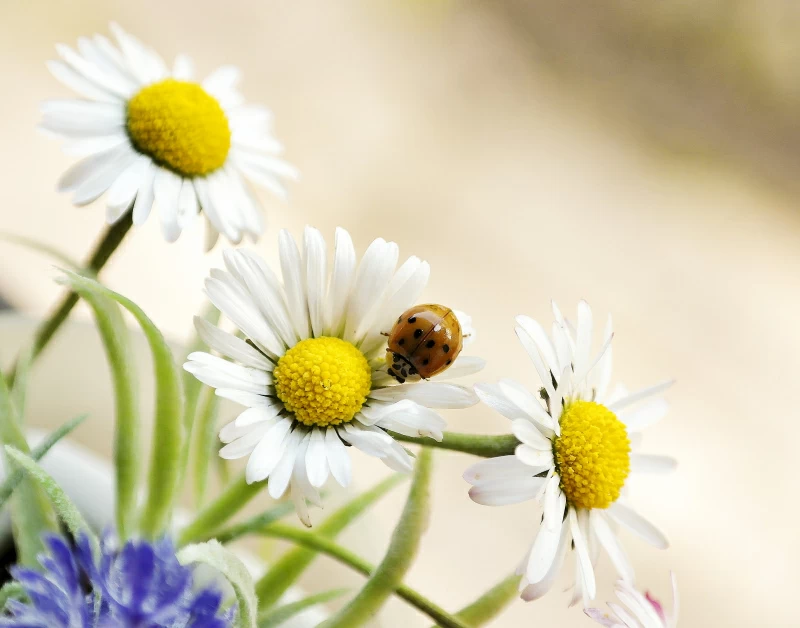
#> input picture Matematyka Konkretna/Task1/3.webp, 800 x 628 px
$ jupyter execute Task1.ipynb
#> lines starting #> are read from the running program, lines starting #| are printed output that depends on the picture
[cell 1]
import numpy as np
import matplotlib.pyplot as plt
import seaborn as sns
from PIL import Image
from skimage.color import rgb2gray

img = Image.open("3.webp").convert("RGB")
#> img is the input picture: PIL image 800x628 RGB; mean R, G, B 212.5, 205.4, 174.3
img_gray = rgb2gray(np.array(img))
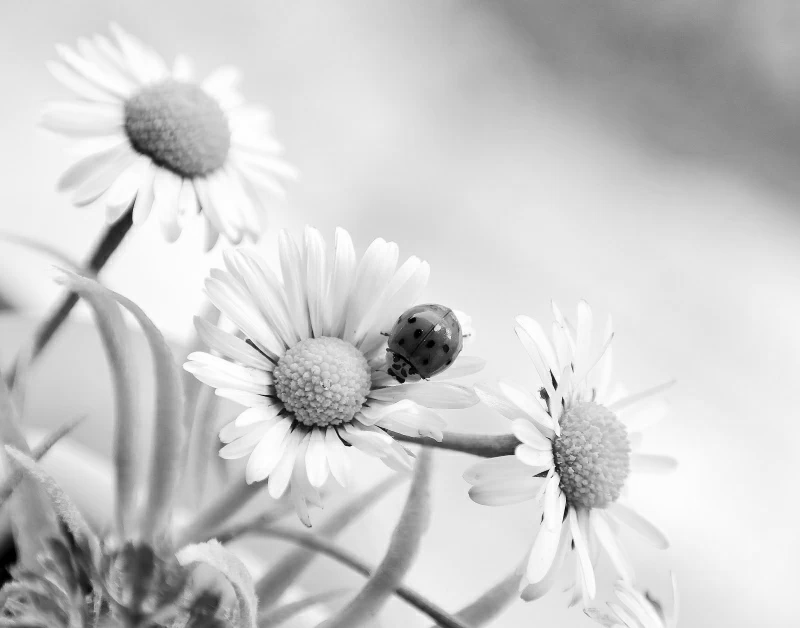
#> img_gray: shape (628, 800) float64; min 0, max 1, mean 0.803
plt.imshow(img_gray, cmap='gray')
plt.title("Obraz w skali szarości")
plt.axis("off")
plt.show()

U, S, VT = np.linalg.svd(img_gray, full_matrices=False)
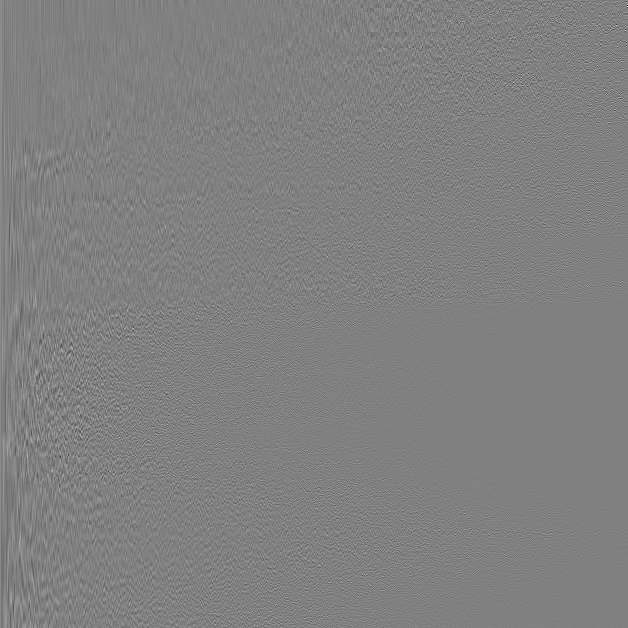
#> U: shape (628, 628) float64; min -0.548, max 0.537, mean 6.6e-05; drawn with min black and max white
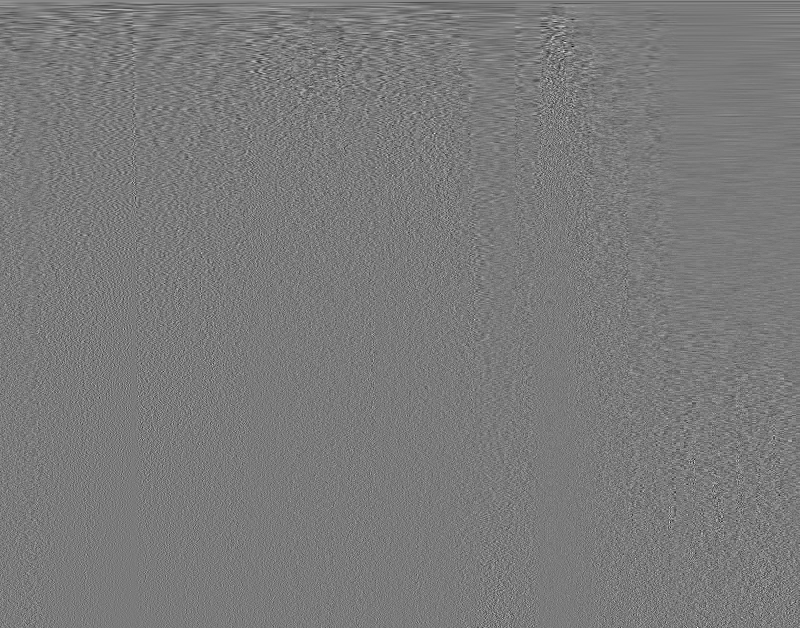
#> VT: shape (628, 800) float64; min -0.304, max 0.326, mean 5.43e-05; drawn with min black and max white
#> S = 628 values, max 570.7 at index 0, min 0.00415 at index 627, mean 2.04
Sigma = np.diag(S)

X = img_gray
correlation_rows = X @ X.T    # XX^T
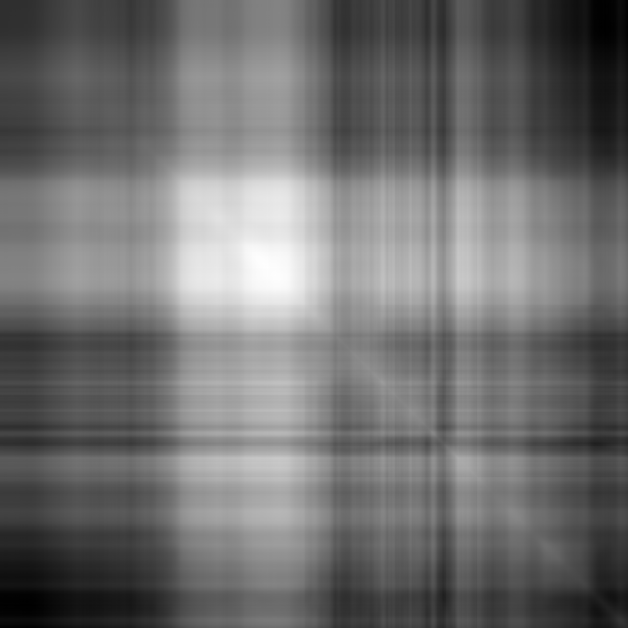
#> correlation_rows: shape (628, 628) float64; min 400.4, max 665.2, mean 516.3; drawn with min black and max white
correlation_cols = X.T @ X    # X^TX
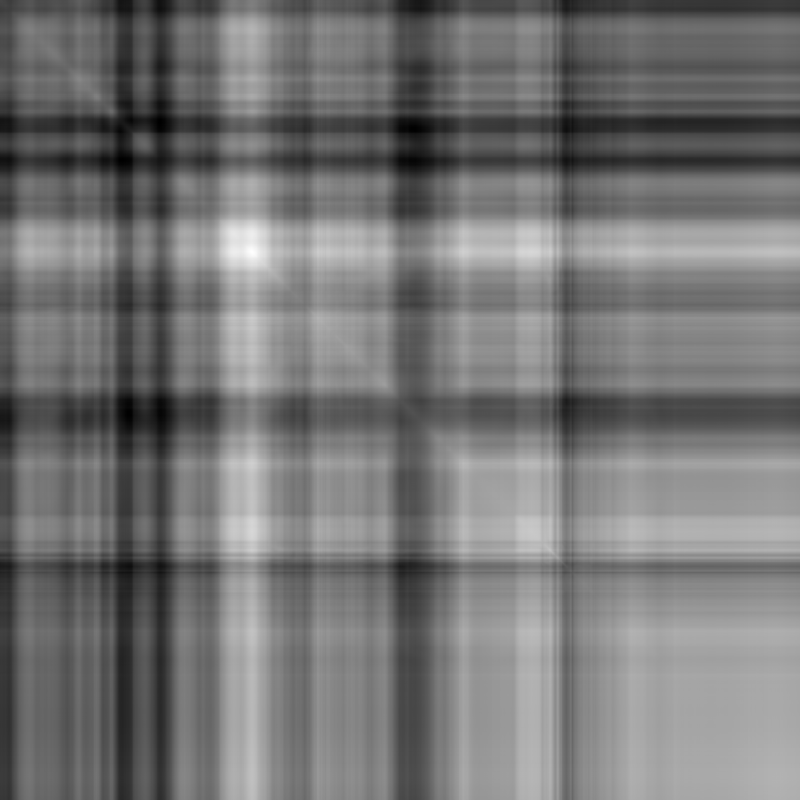
#> correlation_cols: shape (800, 800) float64; min 328.1, max 497.6, mean 406.4; drawn with min black and max white

print('\n')
plt.figure(figsize=(10, 6))
sns.heatmap(correlation_rows, cmap='viridis')
plt.title("Macierz korelacji wierszy (XXᵗ)")
plt.xlabel("Wiersze")
plt.ylabel("Wiersze")
plt.show()
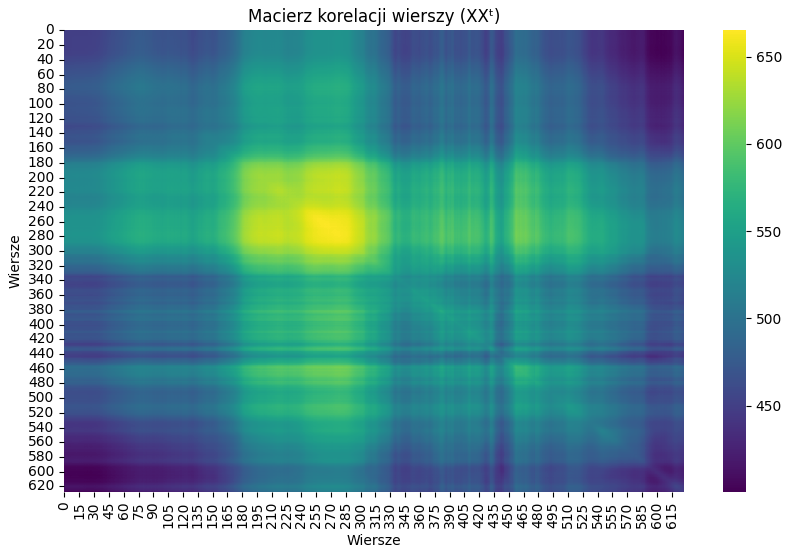
#> figure drawn by matplotlib, 2 panels
print('\n')
plt.figure(figsize=(10, 6))
sns.heatmap(correlation_cols, cmap='viridis')
plt.title("Macierz korelacji kolumn (XᵗX)")
plt.xlabel("Kolumny")
plt.ylabel("Kolumny")
plt.show()
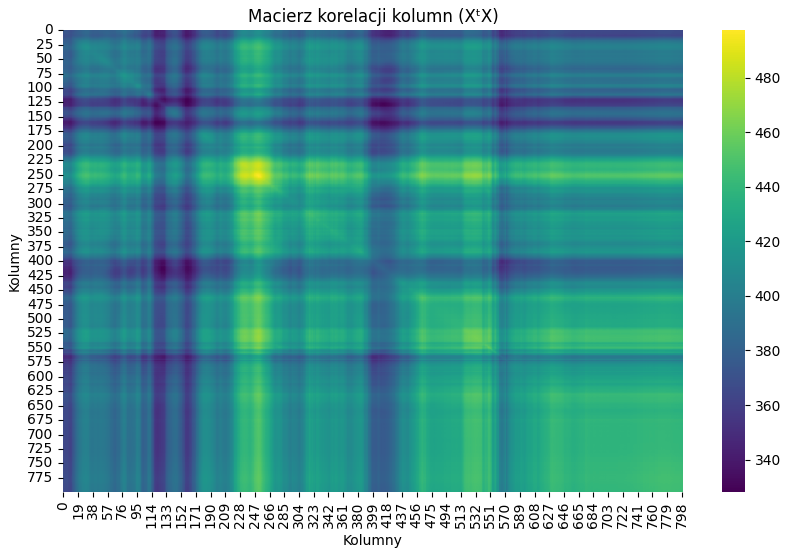
#> figure drawn by matplotlib, 2 panels
print('\n')
r = 50
X_approx = U[:, :r] @ Sigma[:r, :r] @ VT[:r, :]
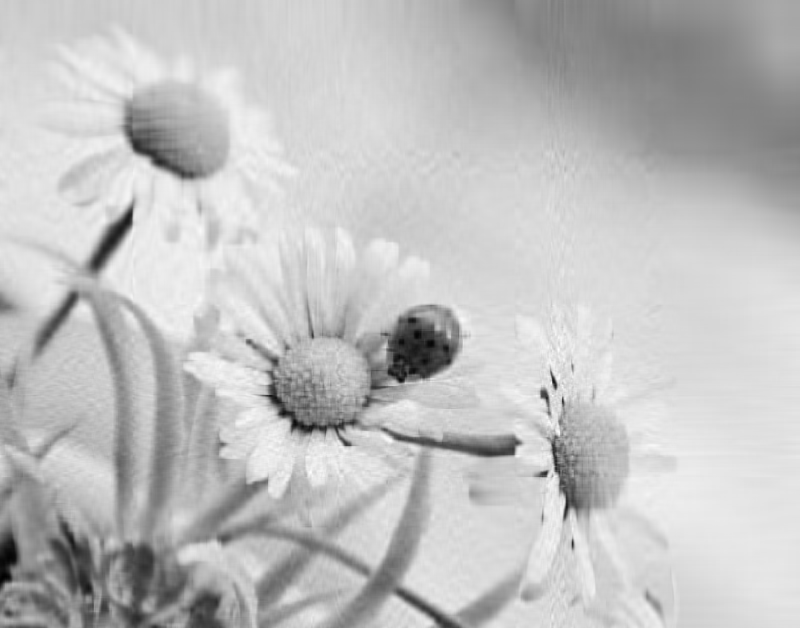
#> X_approx: shape (628, 800) float64; min -0.0427, max 1.08, mean 0.803; drawn with min black and max white
plt.imshow(X_approx, cmap='gray')
plt.title(f"Przybliżenie obrazu przez {r} składowych SVD")
plt.axis("off")
plt.show()
